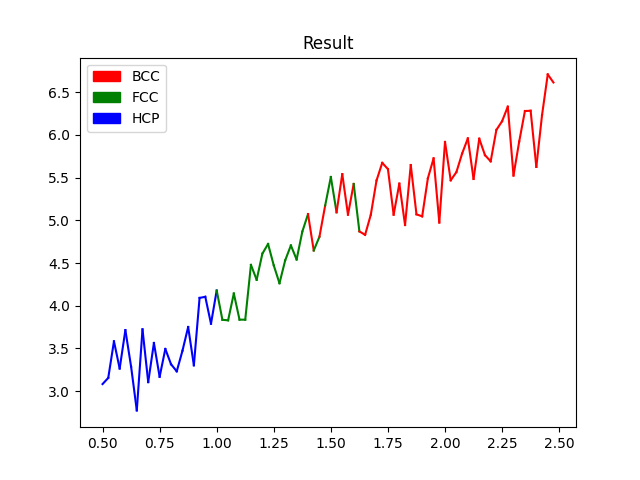

The script that saved this image:
import pandas as pd
import matplotlib.pyplot as plt
import matplotlib.patches as mpatches

df = pd.read_csv('result.csv')

x = []
y = []
c = []

for idx in range(len(df)):
    R = df.loc[idx,'Radius of the sphere (R)']
    data = [
        df.loc[idx, 'F(R) for BCC'],
        df.loc[idx, 'F(R) for FCC'],
        df.loc[idx, 'F(R) for HCP']
    ]

    result = min(data)

    if result == data[0]:
        color = 'r'
    elif result == data[1]:
        color = 'g'
    else:
        color = 'b'

    x.append(R)
    y.append(result)
    c.append(color)

    fig, ax = plt.subplots()

red_patch = mpatches.Patch(color = 'red', label = 'BCC')
green_patch = mpatches.Patch(color = 'green', label = 'FCC')
blue_patch = mpatches.Patch(color = 'blue', label = 'HCP')

for idx in range(len(x) - 1):
    seg_x = [x[idx], x[idx + 1]]
    seg_y = [y[idx], y[idx + 1]]
    ax.plot(seg_x, seg_y, color = c[idx])

plt.title("Result")
plt.legend(handles=[red_patch, green_patch, blue_patch])
plt.show()

fig.savefig('graph.png')
